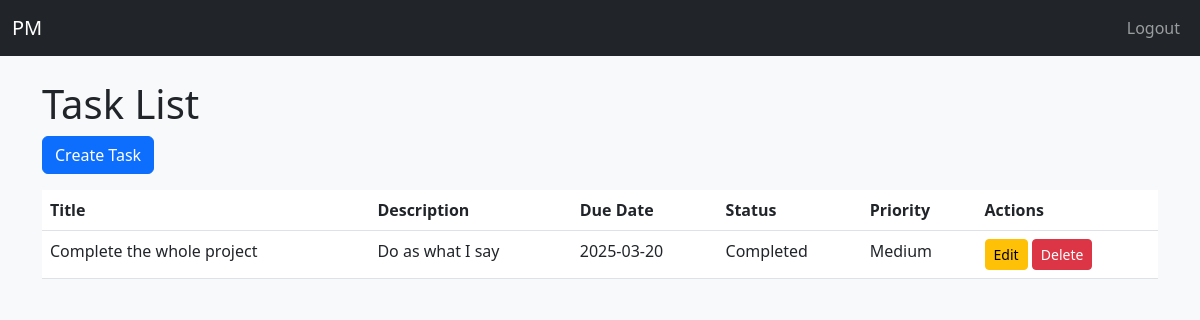
/tasks/ (signed in), run on an earlier commit of the app's database.
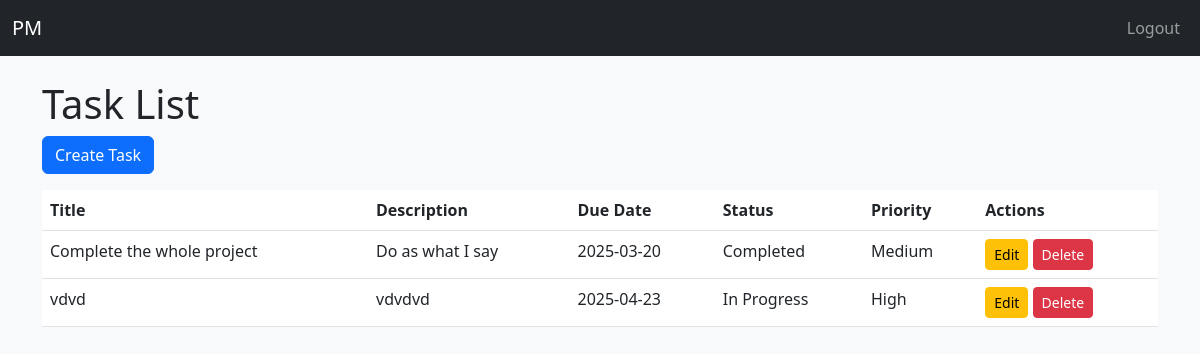
And on a later commit of the database.
### app/models.py (models this page shows)
class Task(db.Model):
    __tablename__ = 'tasks'
    id = db.Column(db.Integer, primary_key=True)
    title = db.Column(db.String(120), nullable=False)
    description = db.Column(db.Text)
    due_date = db.Column(db.Date)
    priority = db.Column(db.String(20))  # e.g., Low, Medium, High
    status = db.Column(db.String(20), default='To Do')  # To Do, In Progress, Completed
    project_id = db.Column(db.Integer, db.ForeignKey('projects.id'), nullable=False)
    project = db.relationship('Project', backref=db.backref('tasks', lazy=True))
    assigned_users = db.relationship('User', secondary='task_user', backref='tasks')

### app/task/routes.py (the view)
@task_bp.route('/')
@login_required
def list_tasks():
    if current_user.role == 'admin':
        tasks = Task.query.all()
    elif current_user.role == 'project_manager':
        tasks = Task.query.join(Task.project).filter(Project.manager_id == current_user.id).all()
    else:
        tasks = current_user.tasks
    return render_template('tasks/task_list.html', tasks=tasks)

### app/templates/tasks/task_list.html (shortened to what this page needs)
{% extends 'layout.html' %}
{% block content %}
    <h1>Task List</h1>
    <a href="{{ url_for('task.create_task') }}" class="btn btn-primary mb-3">Create Task</a>
    <table class="table">
        <thead>
            <tr>
                <th>Title</th>
                <th>Description</th>
                <th>Due Date</th>
                <th>Status</th>
                <th>Priority</th>
                <th>Actions</th>
            </tr>
        </thead>
        <tbody>
            {% for task in tasks %}
            <tr>
                <td>{{ task.title }}</td>
                <td>{{ task.description }}</td>
                <td>{{ task.due_date }}</td>
                <td>{{ task.status }}</td>
                <td>{{ task.priority }}</td>
                <td>
                    <a href="{{ url_for('task.edit_task', task_id=task.id) }}" class="btn btn-warning btn-sm">Edit</a>
                    <form action="{{ url_for('task.delete_task', task_id=task.id) }}" method="POST" style="display:inline;">
                        <button type="submit" class="btn btn-danger btn-sm" onclick="return confirm('Are you sure you want to delete this task?')">Delete</button>
                    </form>
                </td>
            </tr>
            {% endfor %}
        </tbody>
    </table>
{% endblock %}

### app/templates/layout.html (shortened to what this page needs)
{% set current_user = current_user %}
<!DOCTYPE html>
<html lang="en">
<head>
    <link href="https://cdn.jsdelivr.net/npm/bootstrap@5.3.0/dist/css/bootstrap.min.css" rel="stylesheet">
</head>
<body class="bg-light">
    <nav class="navbar navbar-expand-lg navbar-dark bg-dark">
        <div class="container-fluid">
            <a class="navbar-brand" href="#">PM</a>
            <div class="collapse navbar-collapse" id="navbarNav">
              <ul class="navbar-nav ms-auto">
                {% if current_user.is_authenticated %}
                  <li class="nav-item">
                    <a class="nav-link" href="{{ url_for('auth.logout') }}">Logout</a>
                  </li>
                {% else %}
                  <li class="nav-item">
                    <a class="nav-link" href="{{ url_for('auth.login') }}">Login</a>
                  </li>
                {% endif %}
              </ul>
            </div>
          </div>
    </nav>
    <div class="container mt-4">
        {% block content %}{% endblock %}
    </div>
</body>
</html>

What changed in the data, as far as the page shows it:
added Task: title "vdvd", description "vdvdvd", due_date "2025-04-23", status "In Progress", priority "High"
